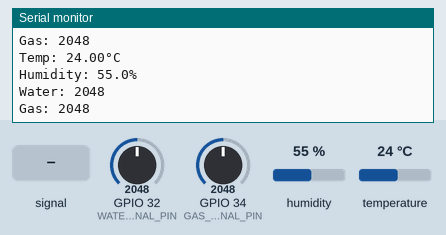
Bench run of a sketch on a simulated ESP32. Parts: the last lines printed to the serial monitor. Inputs (shaded band) come from the test bench; at power-on: humidity 55 %, GPIO 32 (WATER_SENSOR_SIGNAL_PIN) = 2048, GPIO 34 (GAS_SENSOR_SIGNAL_PIN) = 2048, temperature 24 °C. WiFi joins after 1.5 s; servers stay silent unless stated; no MQTT or app messages arrive unless stated.

Above: at 3.2 s.
3.3 s: GPIO 32 (WATER_SENSOR_SIGNAL_PIN) fed a 200 Hz sine of ±327 counts around its level
4.8 s: GPIO 34 (GAS_SENSOR_SIGNAL_PIN) fed a 200 Hz sine of ±327 counts around its level
At 5.9 s:
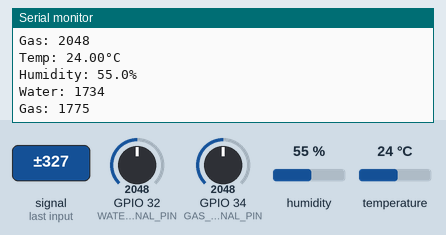
6.3 s: humidity set to 22 %
At 7.6 s:
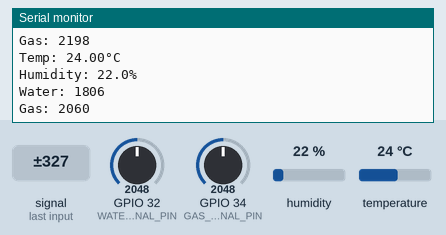
7.8 s: GPIO 32 (WATER_SENSOR_SIGNAL_PIN) set to 2866
At 9.0 s:
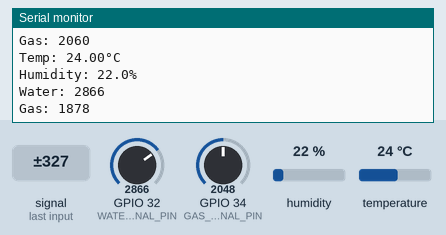
9.3 s: GPIO 34 (GAS_SENSOR_SIGNAL_PIN) set to 2866
At 9.3 s:
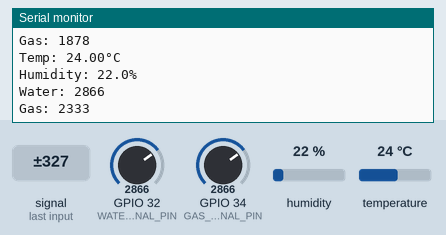
10.8 s: temperature set to 12 °C
At 12.0 s:
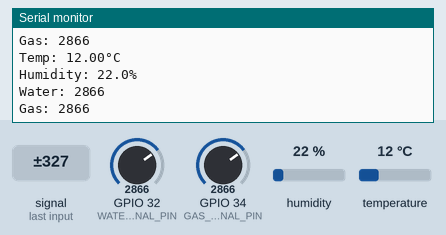
Timing chart, 0 to 13.3 s (numbered marks = the images above; inputs shaded):
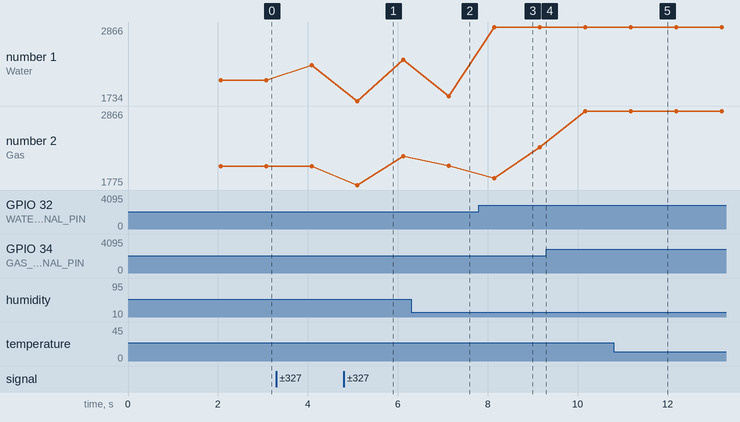

The sketch:

esp32-dht22.ino
```cpp
#include <DHTesp.h>
#include <PubSubClient.h>
#include <WiFi.h>

const int WATER_SENSOR_SIGNAL_PIN = 32;
const int GAS_SENSOR_SIGNAL_PIN = 34;
const int DHT_PIN = 15;

DHTesp dhtSensor;
WiFiClient clientWifi;
PubSubClient client(clientWifi);

// mqtt
const char* mqtt_server = "64.227.111.202";
const int mqtt_port = 1883;
const char* mqtt_client = "ESP32_Client";

// topics
const char* temperature_topic = "esp/temperature";
const char* humidity_topic = "esp/humidity";
const char* water_topic = "esp/water";
const char* gas_topic = "esp/gas";

void wifiSetup(){
  const char* ssid = "Wokwi-GUEST";
  const char* password = "";

  WiFi.mode(WIFI_STA);
  WiFi.begin(ssid, password);
  WiFi.setSleep(false);
  while (WiFi.status() != WL_CONNECTED) {
    delay(1000);
    Serial.println("Connecting to WiFi..");
  }
  // Print ESP32 Local IP Address
  Serial.println(WiFi.localIP());
}

void setup() {
  Serial.begin(115200);
  dhtSensor.setup(DHT_PIN, DHTesp::DHT22);
  pinMode(WATER_SENSOR_SIGNAL_PIN, INPUT);
  pinMode(GAS_SENSOR_SIGNAL_PIN, INPUT);
  wifiSetup();
  client.setServer(mqtt_server, mqtt_port);
}

void reconnect() {
  while (!client.connected()) {
    Serial.print("Attempting MQTT connection...");
    if (client.connect(mqtt_client)) {
      Serial.println("connected");
    } else {
      Serial.print("failed, rc=");
      Serial.print(client.state());
      Serial.println(" try again in 5 seconds");
      delay(5000);
    }
  }
}

int checkWater(){
  int water = analogRead(WATER_SENSOR_SIGNAL_PIN);
  Serial.print("Water: ");
  Serial.println(water);
  return water;
}

TempAndHumidity checkDHT() {
  TempAndHumidity  data = dhtSensor.getTempAndHumidity();
  Serial.println("Temp: " + String(data.temperature, 2) + "°C");
  Serial.println("Humidity: " + String(data.humidity, 1) + "%");
  return data;
}

int checkGas(){
  int gas = analogRead(GAS_SENSOR_SIGNAL_PIN);
  Serial.print("Gas: ");
  Serial.println(gas);
  return gas;
}

void loop() {
  if (!client.connected()) {
    reconnect();
  }
  client.loop();
  TempAndHumidity dhtData = checkDHT();

  client.publish(temperature_topic, String(dhtData.temperature).c_str());
  client.publish(humidity_topic, String(dhtData.humidity).c_str());
  client.publish(water_topic, String(checkWater()).c_str());
  client.publish(gas_topic, String(checkGas()).c_str());

  delay(1000);
}
```

Measured:
- after the input at 4.8 s, the serial monitor: prints a new line after 0.30 s (image 1)
- after the input at 6.3 s, the serial monitor: prints a new line after 0.83 s (image 2)
- after the input at 7.8 s, the serial monitor: prints a new line after 0.34 s (image 3)
- after the input at 10.8 s, the serial monitor: prints a new line after 0.38 s (image 5)
- plotted number 1: 2048 → 2278 after the input at 3.3 s, 1806 → 2866 after the input at 7.8 s
- plotted number 2: 2048 → 2198 after the input at 4.8 s
